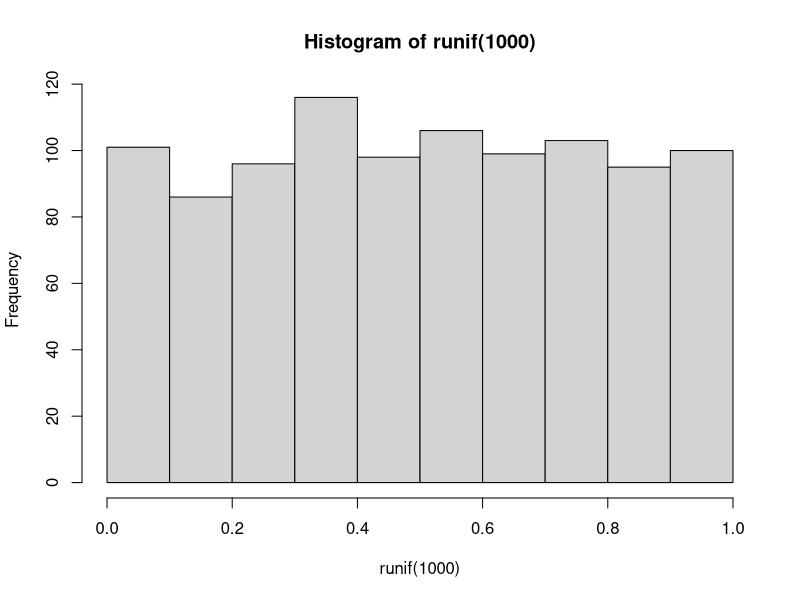
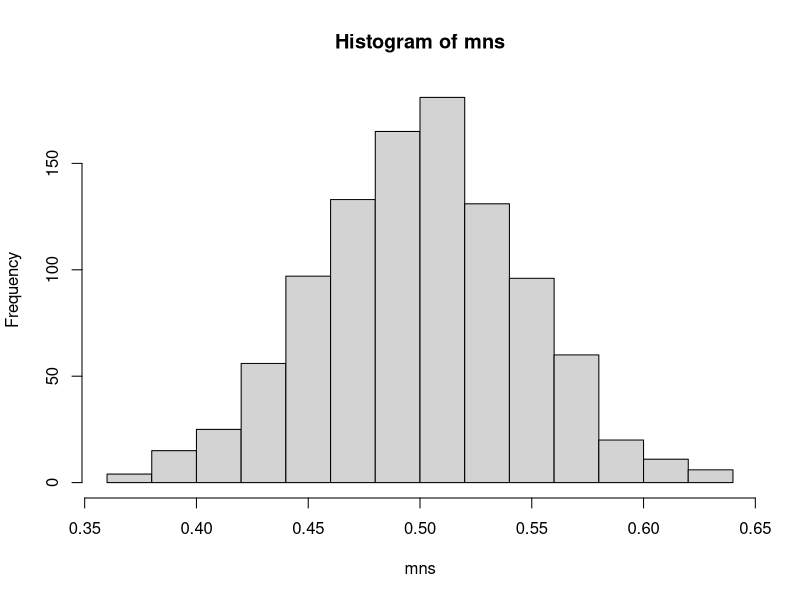

Write R code to recreate these figures, in order.
## ---- chunk 1
hist(runif(1000))
## ---- chunk 2
mns <- NULL
for (i in 1:1000) mns <- c(mns, mean(runif(40)))
hist(mns)
## ---- chunk 3
# Dummy values
theMean = 2.1589
theSd = 3.989388
Statistic <- c("Mean", "Std. Deviation")
Sample <- c(round(theMean, 2), round(theSd, 2))
Theoretical <- c(5.0, 5.0)
theTable <- data.frame(Statistic, Sample, Theoretical)
rownames(theTable) <- NULL
knitr::kable(theTable)
